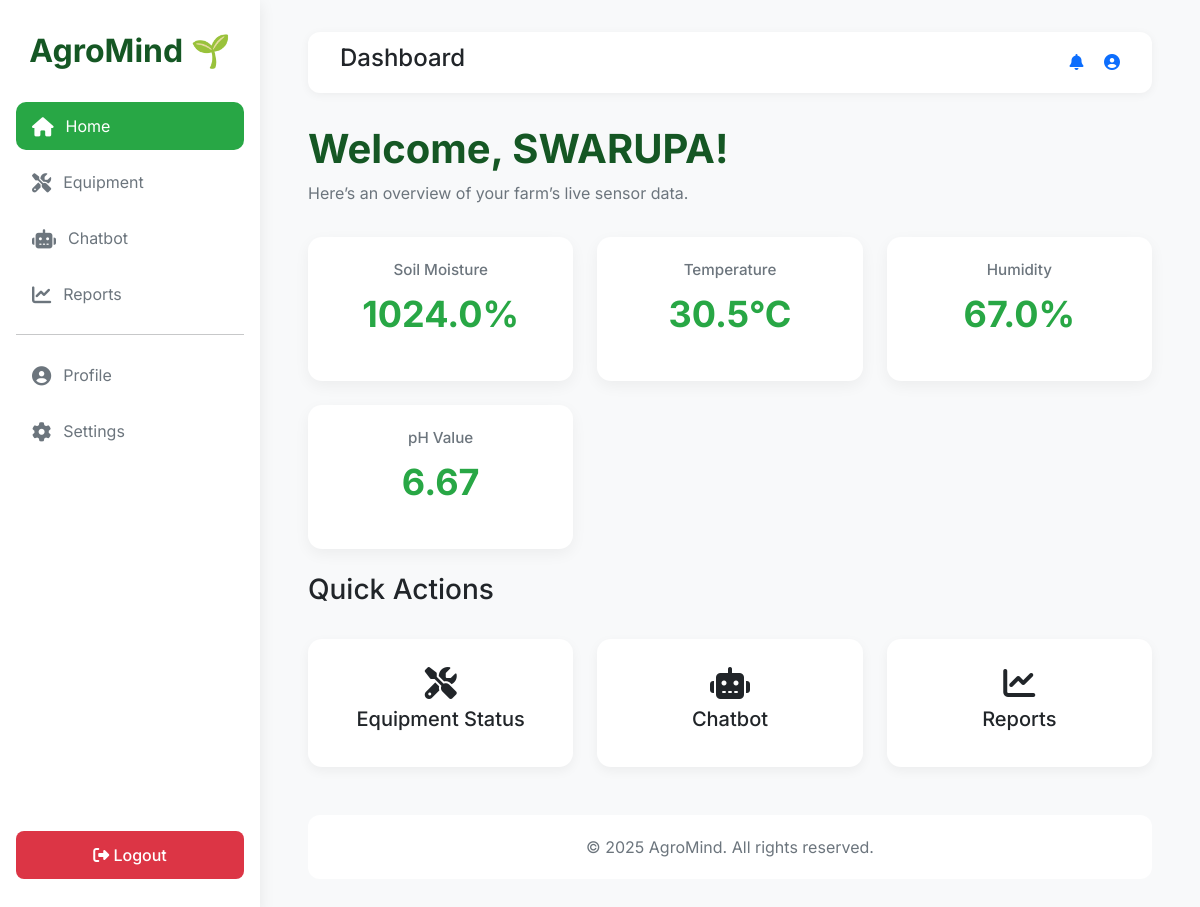
The page /home/ (signed in) on the database its author committed.
### core/models.py (models this page shows, shortened)
class SensorReading(models.Model):
    user = models.ForeignKey(User, on_delete=models.CASCADE, null=True, blank=True)
    soil_moisture = models.FloatField(null=True, blank=True)
    temperature = models.FloatField(null=True, blank=True)
    humidity = models.FloatField(null=True, blank=True)
    ph_value = models.FloatField(null=True, blank=True)
    timestamp = models.DateTimeField(auto_now_add=True)

### core/views.py (the view)
# urls.py: path("home/", views.home, name="home"),
@login_required
def home(request):
    last_data = SensorReading.objects.last()  # get the latest sensor data
    return render(request, 'home.html', {'last_data': last_data})

### templates/home.html (shortened to what this page needs)
{% load static %}
<!DOCTYPE html>
<html lang="en">
<head>
  <link href="https://cdn.jsdelivr.net/npm/bootstrap@5.3.2/dist/css/bootstrap.min.css" rel="stylesheet" />
  <link rel="stylesheet" href="https://cdnjs.cloudflare.com/ajax/libs/font-awesome/6.4.0/css/all.min.css" />
</head>
<body>
  <div class="dashboard-container">
    <div class="sidebar" id="sidebar">
      <div>
        <h2>AgroMind 🌱</h2>
        <div class="nav-links">
          <a href="{% url 'home' %}" class="nav-link active"><i class="fas fa-home"></i>Home</a>
          <a href="{% url 'equipment' %}" class="nav-link"><i class="fas fa-tools"></i>Equipment</a>
          <a href="{% url 'chatbot' %}" class="nav-link"><i class="fas fa-robot"></i>Chatbot</a>
          <a href="{% url 'reports' %}" class="nav-link"><i class="fas fa-chart-line"></i>Reports</a>
          <hr />
          <a href="{% url 'profile' %}" class="nav-link"><i class="fas fa-user-circle"></i>Profile</a>
          <a href="{% url 'settings' %}" class="nav-link"><i class="fas fa-cog"></i>Settings</a>
        </div>
      </div>
      <a href="{% url 'logout' %}" class="logout-btn"><i class="fas fa-sign-out-alt"></i> Logout</a>
    </div>
    <div class="main-content">
      <div class="top-navbar">
        <h4>Dashboard</h4>
        <div>
          <a href="#"><i class="fas fa-bell me-3"></i></a>
          <a href="#"><i class="fas fa-user-circle"></i></a>
        </div>
      </div>
      <div class="header">
        <h1>Welcome, {{ user.username }}!</h1>
        <p>Here’s an overview of your farm’s live sensor data.</p>
      </div>
      <div class="data-cards">
        <div class="data-card">
          <h4>Soil Moisture</h4>
          <p class="value">
            {% if last_data %}{{ last_data.soil_moisture|default:"N/A" }}%{% else %}N/A{% endif %}
          </p>
        </div>
        <div class="data-card">
          <h4>Temperature</h4>
          <p class="value">
            {% if last_data %}{{ last_data.temperature|default:"N/A" }}°C{% else %}N/A{% endif %}
          </p>
        </div>
        <div class="data-card">
          <h4>Humidity</h4>
          <p class="value">
            {% if last_data %}{{ last_data.humidity|default:"N/A" }}%{% else %}N/A{% endif %}
          </p>
        </div>
        <div class="data-card">
          <h4>pH Value</h4>
          <p class="value">
            {% if last_data %}{{ last_data.ph_value|default:"N/A" }}{% else %}N/A{% endif %}
          </p>
        </div>
      </div>
      <h3 class="mt-4 mb-3">Quick Actions</h3>
      <div class="features">
        <div class="feature-card" onclick="location.href='{% url 'equipment' %}'">
          <i class="fas fa-tools"></i>
          <h5>Equipment Status</h5>
        </div>
        <div class="feature-card" onclick="location.href='{% url 'chatbot' %}'">
          <i class="fas fa-robot"></i>
          <h5>Chatbot</h5>
        </div>
        <div class="feature-card" onclick="location.href='{% url 'reports' %}'">
          <i class="fas fa-chart-line"></i>
          <h5>Reports</h5>
        </div>
      </div>
      <footer>
        &copy; 2025 AgroMind. All rights reserved.
      </footer>
    </div>
  </div>
</body>
</html>

### templates/home.html (style rules this page uses)
:root { --primary: #28a745; --dark: #155724; --light-bg: #f8f9fa; --card-bg: #ffffff; --text: #212529; --muted: #6c757d; }
body { font-family: 'Inter', sans-serif; background-color: var(--light-bg); color: var(--text); margin: 0; }
.dashboard-container { display: flex; min-height: 100vh; }
.sidebar { width: 260px; background-color: var(--card-bg); box-shadow: 0 4px 15px rgba(0, 0, 0, 0.08); position: fixed; height: 100%; top: 0; left: 0; padding: 2rem 1rem; display: flex; flex-direction: column; justify-content: space-between; z-index: 1000; transition: transform 0.3s ease; }
.sidebar h2 { font-weight: 700; color: var(--dark); text-align: center; margin-bottom: 2rem; }
.nav-links { flex-grow: 1; }
.nav-link { display: flex; align-items: center; padding: 0.75rem 1rem; color: var(--muted); border-radius: 10px; text-decoration: none; transition: all 0.3s; margin-bottom: 0.5rem; }
.nav-link i { margin-right: 0.75rem; font-size: 1.2rem; }
.nav-link:hover, .nav-link.active { background-color: var(--primary); color: #fff; }
.logout-btn { background-color: #dc3545; color: #fff; text-align: center; border-radius: 8px; padding: 0.75rem; text-decoration: none; font-weight: 500; margin-top: 1rem; display: block; }
.main-content { flex-grow: 1; margin-left: 260px; padding: 2rem 3rem; transition: margin-left 0.3s; }
.top-navbar { background: #fff; padding: 0.75rem 2rem; border-radius: 12px; box-shadow: 0 2px 10px rgba(0, 0, 0, 0.05); margin-bottom: 2rem; display: flex; justify-content: space-between; align-items: center; }
.header h1 { font-weight: 700; color: var(--dark); }
.header p { color: var(--muted); }
.data-cards { display: grid; grid-template-columns: repeat(auto-fit, minmax(220px, 1fr)); gap: 1.5rem; margin-top: 2rem; }
.data-card { background-color: var(--card-bg); border-radius: 14px; padding: 1.5rem; box-shadow: 0 5px 15px rgba(0, 0, 0, 0.05); transition: 0.3s; text-align: center; }
.data-card h4 { color: var(--muted); font-size: 0.95rem; margin-bottom: 0.5rem; }
.data-card .value { font-size: 2.25rem; font-weight: 700; color: var(--primary); }
.features { margin-top: 2rem; display: grid; grid-template-columns: repeat(auto-fit, minmax(200px, 1fr)); gap: 1.5rem; }
.feature-card { background-color: var(--card-bg); border-radius: 14px; padding: 1.75rem; text-align: center; box-shadow: 0 4px 12px rgba(0, 0, 0, 0.05); transition: 0.3s; cursor: pointer; }
.feature-card i { font-size: 2rem; margin-bottom: 0.5rem; }
footer { background-color: var(--card-bg); color: var(--muted); text-align: center; padding: 1.25rem; border-radius: 12px; margin-top: 3rem; }

### rows shown on the page
SensorReading: soil_moisture "1024.0", temperature "30.5", humidity "67.0", ph_value "6.67"

### other values the page prints
{{ user.username }} "SWARUPA"
